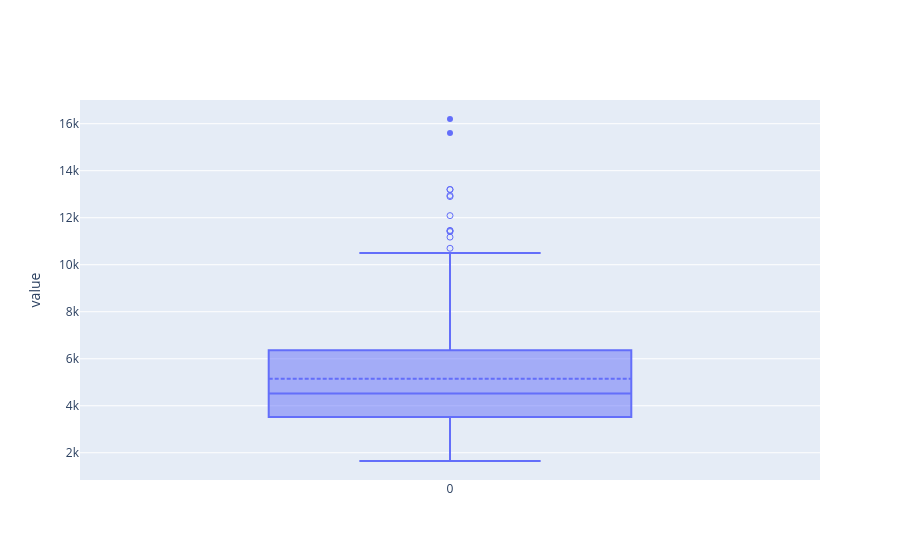

Notebook code cell kept with this figure:
### Code cell
# Box plots are great for visualizing the distribution of a single variable and identifying outliers.
# Here, we first subset the DataFrame to just the "area" column before calling .plot.box()
df.select("area").plot.box()

### Figure 1 — Plotly figure (JSON) as saved in the notebook; plotly's stock layout.template omitted (floating-point values rounded to 4 significant figures)
{"data": [{"boxpoints": "suspectedoutliers", "lowerfence": [1650], "mean": [5151.0], "median": [4520], "name": "area", "notched": false, "q1": [3520], "q3": [6360], "type": "box", "upperfence": [10500], "x": [0], "y": [[16200, 15600, 13200, 13200, 12944, 12900, 12090, 11460, 11440, 11410, 11175, 10700]]}], "layout": {"yaxis": {"title": {"text": "value"}}}}
